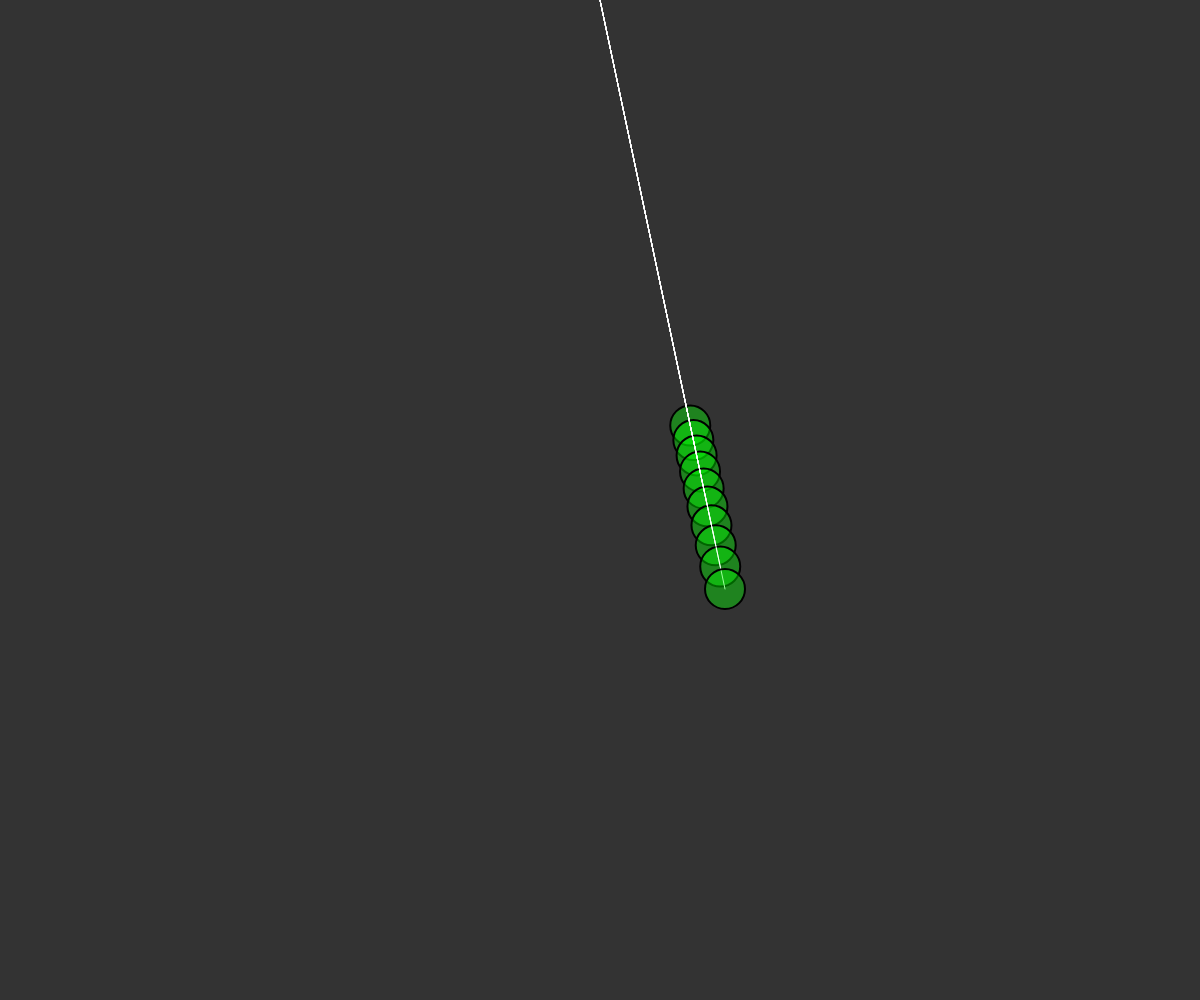
Frame 1 (no input)
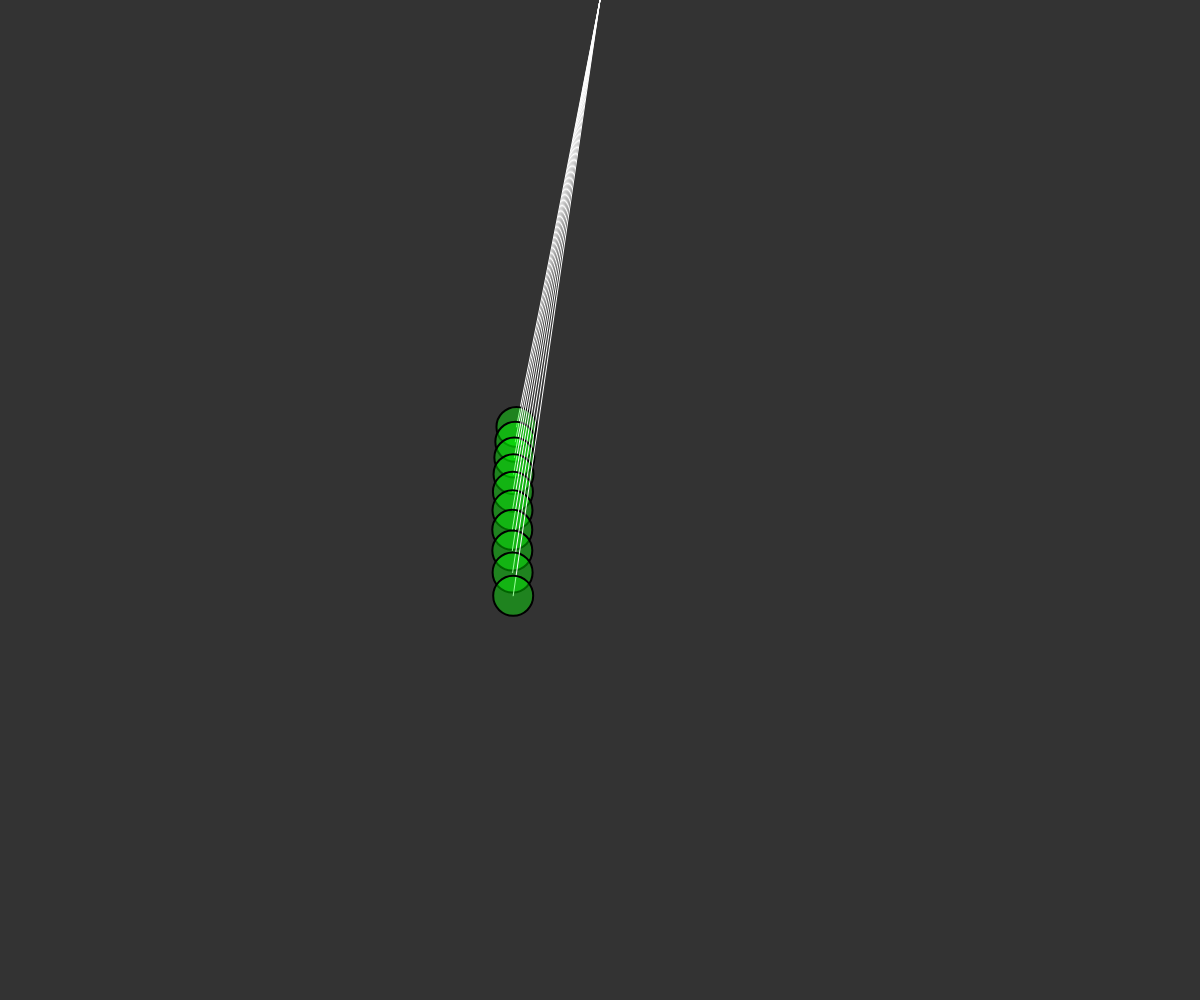
Frame 60 (no input)
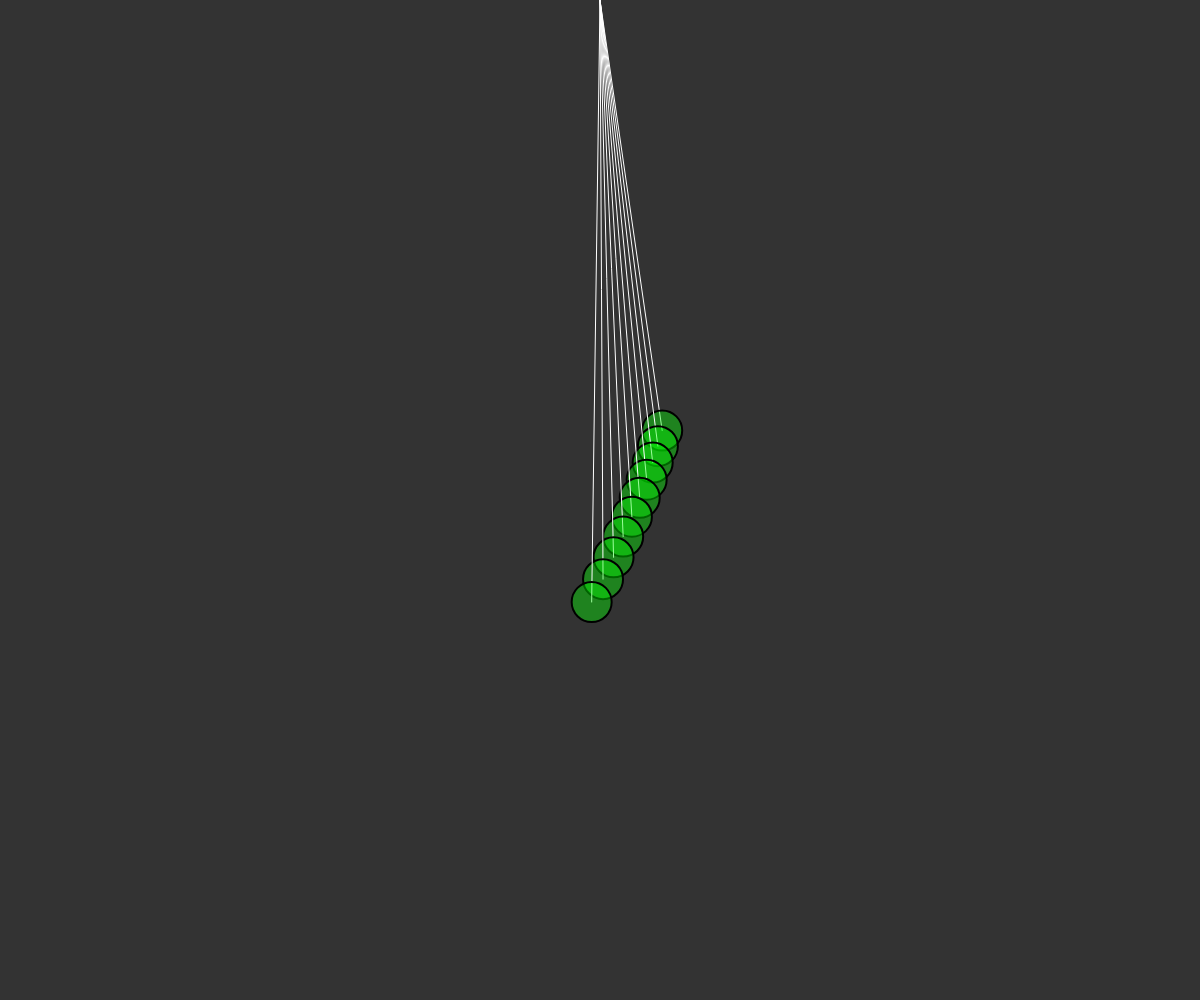
Frame 120 (the mouse pressed at the canvas centre since frame 60)

The p5.js sketch that drew these frames (run headless with seeded random() and noise() and a simulated clock; from frame 60 on, the mouse is pressed at the canvas centre):

// p5.js sketch
// ── sketch.js
var p;

function setup()  {
  createCanvas(windowWidth,windowHeight);
  // Make a new Pendulum with an origin position and armlength
  p = new Pendulum(createVector(width/2,0),217.51*2);
  p2 = new Pendulum(createVector(width/2,0),224.94*2);
  p3 = new Pendulum(createVector(width/2,0),232.76*2);
  p4 = new Pendulum(createVector(width/2,0),241*2);
  p5 = new Pendulum(createVector(width/2,0),249.69*2);
  p6 = new Pendulum(createVector(width/2,0),258.85*2);
  p7 = new Pendulum(createVector(width/2,0),268.53*2);
  p8 = new Pendulum(createVector(width/2,0),278.75*2);
  p9 = new Pendulum(createVector(width/2,0),289.58*2);
  p10 = new Pendulum(createVector(width/2,0),301.05*2);

}

function draw() {
  background(51);
  p.go();
  p2.go();
  p3.go();
  p4.go();
  p5.go();
  p6.go();
  p7.go();
  p8.go();
  p9.go();
  p10.go();
}

function Pendulum(origin_, r_) {
  // Fill all variables
  this.origin = origin_.copy();
  this.position = createVector();
  this.r = r_;
  this.angle = PI/15;

  this.aVelocity = 0.0;
  this.aAcceleration = 0.0;
  this.damping = 1;   // Arbitrary damping
  this.ballr = 40.0;      // Arbitrary ball radius

  this.go = function() {
    this.update();
    this.display();
  };

  // Function to update position
  this.update = function() {
    var gravity = 0.9;                                               // Arbitrary constant
    this.aAcceleration = (-1 * gravity / this.r) * sin(this.angle);  // Calculate acceleration (see: http://www.myphysicslab.com/pendulum1.html)
    this.aVelocity += this.aAcceleration;                            // Increment velocity
    this.aVelocity *= this.damping;                                  // Arbitrary damping
    this.angle += this.aVelocity;                                    // Increment angle
  };

  this.display = function() {
    this.position.set(this.r*sin(this.angle), this.r*cos(this.angle), 0);         // Polar to cartesian conversion
    this.position.add(this.origin);                                               // Make sure the position is relative to the pendulum's origin

    stroke('white');
    strokeWeight(1);
    // Draw the arm
    line(this.origin.x, this.origin.y, this.position.x, this.position.y);
    ellipseMode(CENTER);
    stroke('black');
    strokeWeight(2);
    fill(0,255,0,100);
    // Draw the ball
    ellipse(this.position.x, this.position.y, this.ballr, this.ballr);
  };
}
